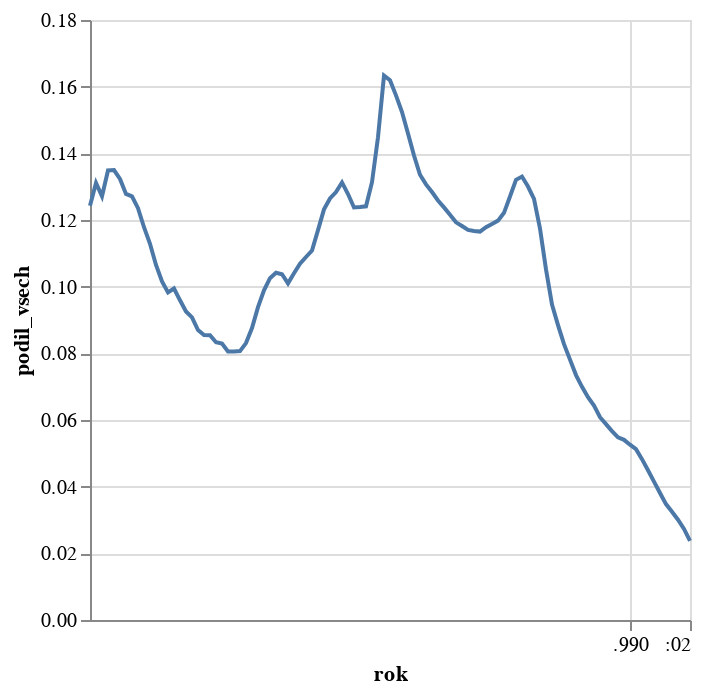

Write notebook code for a chart like this one.
### Code cell
alt.Chart(pl.DataFrame(odmlceni).to_pandas()).mark_line().encode(alt.Y("podil_vsech:Q"),alt.X('rok:T'))

### Figure 1 — Vega-Lite specification as saved in the notebook (floating-point values rounded to 4 significant figures)
{"config": {"view": {"continuousWidth": 300, "continuousHeight": 300}}, "data": {"name": "data-cea25e3eb5b88f894cf64fb75dd38e3e"}, "mark": {"type": "line"}, "encoding": {"x": {"field": "rok", "type": "temporal"}, "y": {"field": "podil_vsech", "type": "quantitative"}}, "$schema": "https://vega.github.io/schema/vega-lite/v5.8.0.json", "datasets": {"data-cea25e3eb5b88f894cf64fb75dd38e3e": [{"rok": 1900, "podil_vsech": 0.1243, "podil_cechu": 0.1011}, {"rok": 1901, "podil_vsech": 0.1311, "podil_cechu": 0.107}, {"rok": 1902, "podil_vsech": 0.1271, "podil_cechu": 0.1032}, {"rok": 1903, "podil_vsech": 0.1349, "podil_cechu": 0.1106}, {"rok": 1904, "podil_vsech": 0.135, "podil_cechu": 0.1119}, {"rok": 1905, "podil_vsech": 0.1323, "podil_cechu": 0.1099}, {"rok": 1906, "podil_vsech": 0.1278, "podil_cechu": 0.107}, {"rok": 1907, "podil_vsech": 0.1271, "podil_cechu": 0.1048}, {"rok": 1908, "podil_vsech": 0.1235, "podil_cechu": 0.1011}, {"rok": 1909, "podil_vsech": 0.1178, "podil_cechu": 0.09568}, {"rok": 1910, "podil_vsech": 0.1129, "podil_cechu": 0.09217}, {"rok": 1911, "podil_vsech": 0.1065, "podil_cechu": 0.08782}, {"rok": 1912, "podil_vsech": 0.1016, "podil_cechu": 0.08528}, {"rok": 1913, "podil_vsech": 0.09826, "podil_cechu": 0.08367}, {"rok": 1914, "podil_vsech": 0.09946, "podil_cechu": 0.08402}, {"rok": 1915, "podil_vsech": 0.09591, "podil_cechu": 0.08148}, {"rok": 1916, "podil_vsech": 0.09257, "podil_cechu": 0.08045}, {"rok": 1917, "podil_vsech": 0.0908, "podil_cechu": 0.07898}, {"rok": 1918, "podil_vsech": 0.08697, "podil_cechu": 0.07485}, {"rok": 1919, "podil_vsech": 0.08546, "podil_cechu": 0.07281}, {"rok": 1920, "podil_vsech": 0.08543, "podil_cechu": 0.07172}, {"rok": 1921, "podil_vsech": 0.08333, "podil_cechu": 0.06912}, {"rok": 1922, "podil_vsech": 0.08292, "podil_cechu": 0.06838}, {"rok": 1923, "podil_vsech": 0.08057, "podil_cechu": 0.06529}, {"rok": 1924, "podil_vsech": 0.08058, "podil_cechu": 0.06493}, {"rok": 1925, "podil_vsech": 0.08068, "podil_cechu": 0.06385}, {"rok": 1926, "podil_vsech": 0.08307, "podil_cechu": 0.06439}, {"rok": 1927, "podil_vsech": 0.08757, "podil_cechu": 0.06649}, {"rok": 1928, "podil_vsech": 0.09387, "podil_cechu": 0.06845}, {"rok": 1929, "podil_vsech": 0.09888, "podil_cechu": 0.0717}, {"rok": 1930, "podil_vsech": 0.1025, "podil_cechu": 0.0725}, {"rok": 1931, "podil_vsech": 0.1042, "podil_cechu": 0.07279}, {"rok": 1932, "podil_vsech": 0.1037, "podil_cechu": 0.07116}, {"rok": 1933, "podil_vsech": 0.101, "podil_cechu": 0.06999}, {"rok": 1934, "podil_vsech": 0.104, "podil_cechu": 0.07249}, {"rok": 1935, "podil_vsech": 0.1069, "podil_cechu": 0.07363}, {"rok": 1936, "podil_vsech": 0.1089, "podil_cechu": 0.07483}, {"rok": 1937, "podil_vsech": 0.1108, "podil_cechu": 0.07675}, {"rok": 1938, "podil_vsech": 0.117, "podil_cechu": 0.08018}, {"rok": 1939, "podil_vsech": 0.1232, "podil_cechu": 0.08454}, {"rok": 1940, "podil_vsech": 0.1265, "podil_cechu": 0.08754}, {"rok": 1941, "podil_vsech": 0.1284, "podil_cechu": 0.09107}, {"rok": 1942, "podil_vsech": 0.1313, "podil_cechu": 0.09372}, {"rok": 1943, "podil_vsech": 0.1278, "podil_cechu": 0.09186}, {"rok": 1944, "podil_vsech": 0.1238, "podil_cechu": 0.08951}, {"rok": 1945, "podil_vsech": 0.1239, "podil_cechu": 0.09115}, {"rok": 1946, "podil_vsech": 0.1241, "podil_cechu": 0.0931}, {"rok": 1947, "podil_vsech": 0.1313, "podil_cechu": 0.1009}, {"rok": 1948, "podil_vsech": 0.1449, "podil_cechu": 0.114}, {"rok": 1949, "podil_vsech": 0.1633, "podil_cechu": 0.1306}, {"rok": 1950, "podil_vsech": 0.1619, "podil_cechu": 0.1314}, {"rok": 1951, "podil_vsech": 0.1574, "podil_cechu": 0.1299}, {"rok": 1952, "podil_vsech": 0.1524, "podil_cechu": 0.1265}, {"rok": 1953, "podil_vsech": 0.146, "podil_cechu": 0.1216}, {"rok": 1954, "podil_vsech": 0.1393, "podil_cechu": 0.1165}, {"rok": 1955, "podil_vsech": 0.1336, "podil_cechu": 0.1123}, {"rok": 1956, "podil_vsech": 0.1307, "podil_cechu": 0.1114}, {"rok": 1957, "podil_vsech": 0.1284, "podil_cechu": 0.1103}, {"rok": 1958, "podil_vsech": 0.1259, "podil_cechu": 0.1084}, {"rok": 1959, "podil_vsech": 0.1238, "podil_cechu": 0.1079}, {"rok": 1960, "podil_vsech": 0.1216, "podil_cechu": 0.1069}, {"rok": 1961, "podil_vsech": 0.1193, "podil_cechu": 0.1051}, {"rok": 1962, "podil_vsech": 0.1182, "podil_cechu": 0.1051}, {"rok": 1963, "podil_vsech": 0.117, "podil_cechu": 0.1042}, {"rok": 1964, "podil_vsech": 0.1167, "podil_cechu": 0.105}, {"rok": 1965, "podil_vsech": 0.1165, "podil_cechu": 0.105}, {"rok": 1966, "podil_vsech": 0.1179, "podil_cechu": 0.1064}, {"rok": 1967, "podil_vsech": 0.1188, "podil_cechu": 0.1076}, {"rok": 1968, "podil_vsech": 0.1198, "podil_cechu": 0.1084}, {"rok": 1969, "podil_vsech": 0.1221, "podil_cechu": 0.1108}, {"rok": 1970, "podil_vsech": 0.1271, "podil_cechu": 0.1151}, {"rok": 1971, "podil_vsech": 0.132, "podil_cechu": 0.1192}, {"rok": 1972, "podil_vsech": 0.133, "podil_cechu": 0.1195}, {"rok": 1973, "podil_vsech": 0.13, "podil_cechu": 0.1165}, {"rok": 1974, "podil_vsech": 0.1263, "podil_cechu": 0.1132}, {"rok": 1975, "podil_vsech": 0.1174, "podil_cechu": 0.1042}, {"rok": 1976, "podil_vsech": 0.1052, "podil_cechu": 0.09341}, {"rok": 1977, "podil_vsech": 0.09464, "podil_cechu": 0.08432}, {"rok": 1978, "podil_vsech": 0.08846, "podil_cechu": 0.07941}, {"rok": 1979, "podil_vsech": 0.08274, "podil_cechu": 0.07484}, {"rok": 1980, "podil_vsech": 0.07811, "podil_cechu": 0.071}, {"rok": 1981, "podil_vsech": 0.07347, "podil_cechu": 0.06761}, {"rok": 1982, "podil_vsech": 0.06995, "podil_cechu": 0.0642}, {"rok": 1983, "podil_vsech": 0.06684, "podil_cechu": 0.0619}, {"rok": 1984, "podil_vsech": 0.06435, "podil_cechu": 0.05964}, {"rok": 1985, "podil_vsech": 0.06084, "podil_cechu": 0.05688}, {"rok": 1986, "podil_vsech": 0.05876, "podil_cechu": 0.05503}, {"rok": 1987, "podil_vsech": 0.05668, "podil_cechu": 0.05295}, {"rok": 1988, "podil_vsech": 0.05477, "podil_cechu": 0.05094}, {"rok": 1989, "podil_vsech": 0.05405, "podil_cechu": 0.05028}, {"rok": 1990, "podil_vsech": 0.05258, "podil_cechu": 0.04922}, {"rok": 1991, "podil_vsech": 0.05125, "podil_cechu": 0.04845}, {"rok": 1992, "podil_vsech": 0.04825, "podil_cechu": 0.04559}, {"rok": 1993, "podil_vsech": 0.04493, "podil_cechu": 0.04252}, {"rok": 1994, "podil_vsech": 0.04153, "podil_cechu": 0.03914}, {"rok": 1995, "podil_vsech": 0.03809, "podil_cechu": 0.03567}, {"rok": 1996, "podil_vsech": 0.03477, "podil_cechu": 0.03272}, {"rok": 1997, "podil_vsech": 0.03249, "podil_cechu": 0.03019}, {"rok": 1998, "podil_vsech": 0.03009, "podil_cechu": 0.02748}, {"rok": 1999, "podil_vsech": 0.02732, "podil_cechu": 0.02471}, {"rok": 2000, "podil_vsech": 0.02375, "podil_cechu": 0.02095}]}}
